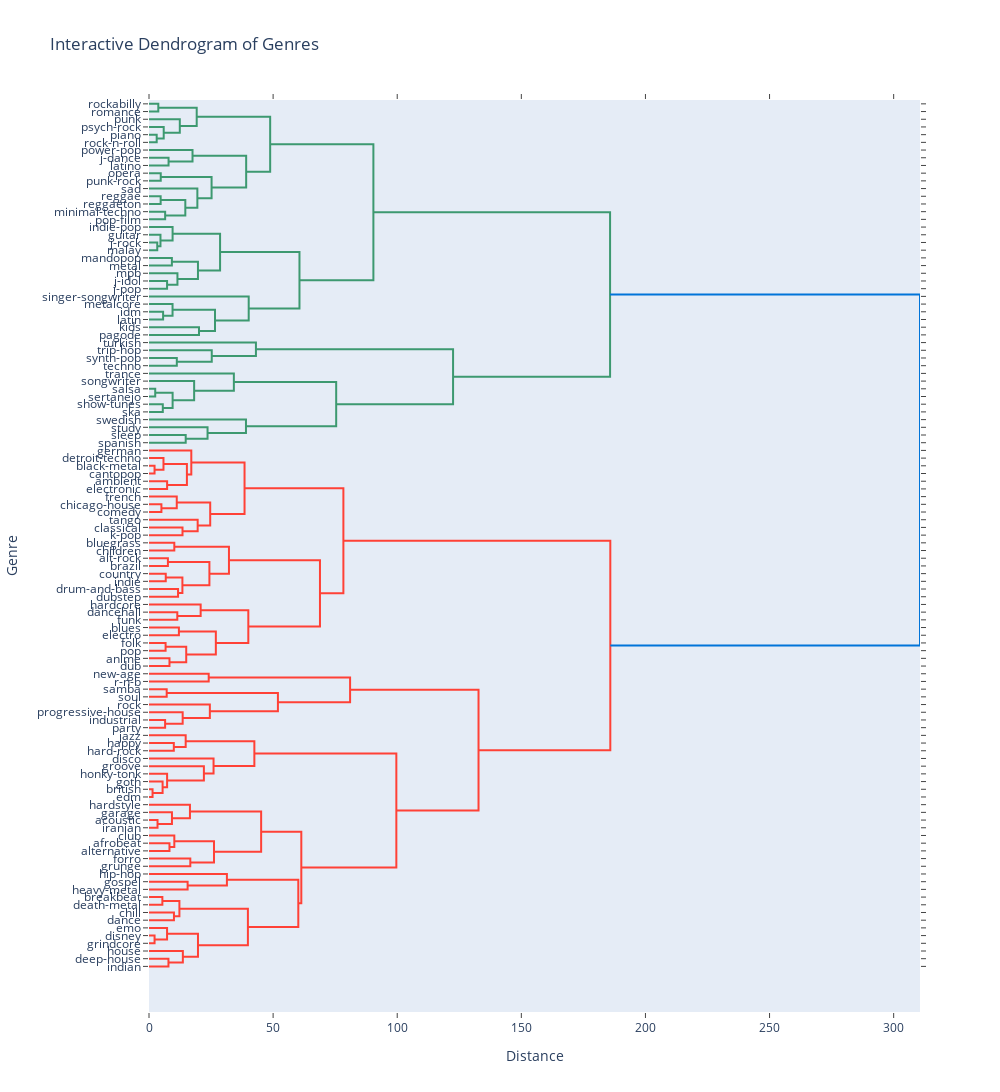

Notebook cell for this chart:
### Code cell
import plotly.figure_factory as ff
from scipy.cluster.hierarchy import linkage, dendrogram
scaled_features = scaled_features.astype('float32')

# Perform hierarchical clustering
Z_genre = linkage(kmeans.cluster_centers_, method='ward')

# Create a dendrogram with Plotly
fig = ff.create_dendrogram(Z_genre, labels=original_df["track_genre"].unique()[:-1], orientation='left')

# Customize the layout for better readability
fig.update_layout(
    width=1000, height=1200,  # Adjust the size based on the number of genres
    title='Interactive Dendrogram of Genres',
    xaxis_title='Distance',
    yaxis_title='Genre'
)

# Display the plot
fig.show()

### Figure 1 — Plotly figure (JSON) as saved in the notebook; plotly's stock layout.template omitted (floating-point values rounded to 4 significant figures)
{"data": [{"hoverinfo": "text", "marker": {"color": "rgb(61,153,112)"}, "mode": "lines", "type": "scatter", "x": [0, 3.745, 3.745, 0], "xaxis": "x", "y": [-5, -5, -15, -15], "yaxis": "y"}, {"hoverinfo": "text", "marker": {"color": "rgb(61,153,112)"}, "mode": "lines", "type": "scatter", "x": [0, 3.097, 3.097, 0], "xaxis": "x", "y": [-45, -45, -55, -55], "yaxis": "y"}, {"hoverinfo": "text", "marker": {"color": "rgb(61,153,112)"}, "mode": "lines", "type": "scatter", "x": [0, 5.927, 5.927, 3.097], "xaxis": "x", "y": [-35, -35, -50, -50], "yaxis": "y"}, {"hoverinfo": "text", "marker": {"color": "rgb(61,153,112)"}, "mode": "lines", "type": "scatter", "x": [0, 12.41, 12.41, 5.927], "xaxis": "x", "y": [-25, -25, -42.5, -42.5], "yaxis": "y"}, {"hoverinfo": "text", "marker": {"color": "rgb(61,153,112)"}, "mode": "lines", "type": "scatter", "x": [3.745, 19.22, 19.22, 12.41], "xaxis": "x", "y": [-10, -10, -33.75, -33.75], "yaxis": "y"}, {"hoverinfo": "text", "marker": {"color": "rgb(61,153,112)"}, "mode": "lines", "type": "scatter", "x": [0, 7.881, 7.881, 0], "xaxis": "x", "y": [-75, -75, -85, -85], "yaxis": "y"}, {"hoverinfo": "text", "marker": {"color": "rgb(61,153,112)"}, "mode": "lines", "type": "scatter", "x": [0, 17.53, 17.53, 7.881], "xaxis": "x", "y": [-65, -65, -80, -80], "yaxis": "y"}, {"hoverinfo": "text", "marker": {"color": "rgb(61,153,112)"}, "mode": "lines", "type": "scatter", "x": [0, 4.731, 4.731, 0], "xaxis": "x", "y": [-95, -95, -105, -105], "yaxis": "y"}, {"hoverinfo": "text", "marker": {"color": "rgb(61,153,112)"}, "mode": "lines", "type": "scatter", "x": [0, 4.692, 4.692, 0], "xaxis": "x", "y": [-125, -125, -135, -135], "yaxis": "y"}, {"hoverinfo": "text", "marker": {"color": "rgb(61,153,112)"}, "mode": "lines", "type": "scatter", "x": [0, 6.507, 6.507, 0], "xaxis": "x", "y": [-145, -145, -155, -155], "yaxis": "y"}, {"hoverinfo": "text", "marker": {"color": "rgb(61,153,112)"}, "mode": "lines", "type": "scatter", "x": [4.692, 14.63, 14.63, 6.507], "xaxis": "x", "y": [-130, -130, -150, -150], "yaxis": "y"}, {"hoverinfo": "text", "marker": {"color": "rgb(61,153,112)"}, "mode": "lines", "type": "scatter", "x": [0, 19.48, 19.48, 14.63], "xaxis": "x", "y": [-115, -115, -140, -140], "yaxis": "y"}, {"hoverinfo": "text", "marker": {"color": "rgb(61,153,112)"}, "mode": "lines", "type": "scatter", "x": [4.731, 25.21, 25.21, 19.48], "xaxis": "x", "y": [-100, -100, -127.5, -127.5], "yaxis": "y"}, {"hoverinfo": "text", "marker": {"color": "rgb(61,153,112)"}, "mode": "lines", "type": "scatter", "x": [17.53, 39.15, 39.15, 25.21], "xaxis": "x", "y": [-72.5, -72.5, -113.8, -113.8], "yaxis": "y"}, {"hoverinfo": "text", "marker": {"color": "rgb(61,153,112)"}, "mode": "lines", "type": "scatter", "x": [19.22, 48.82, 48.82, 39.15], "xaxis": "x", "y": [-21.88, -21.88, -93.12, -93.12], "yaxis": "y"}, {"hoverinfo": "text", "marker": {"color": "rgb(61,153,112)"}, "mode": "lines", "type": "scatter", "x": [0, 3.329, 3.329, 0], "xaxis": "x", "y": [-185, -185, -195, -195], "yaxis": "y"}, {"hoverinfo": "text", "marker": {"color": "rgb(61,153,112)"}, "mode": "lines", "type": "scatter", "x": [0, 4.619, 4.619, 3.329], "xaxis": "x", "y": [-175, -175, -190, -190], "yaxis": "y"}, {"hoverinfo": "text", "marker": {"color": "rgb(61,153,112)"}, "mode": "lines", "type": "scatter", "x": [0, 9.504, 9.504, 4.619], "xaxis": "x", "y": [-165, -165, -182.5, -182.5], "yaxis": "y"}, {"hoverinfo": "text", "marker": {"color": "rgb(61,153,112)"}, "mode": "lines", "type": "scatter", "x": [0, 9.22, 9.22, 0], "xaxis": "x", "y": [-205, -205, -215, -215], "yaxis": "y"}, {"hoverinfo": "text", "marker": {"color": "rgb(61,153,112)"}, "mode": "lines", "type": "scatter", "x": [0, 7.28, 7.28, 0], "xaxis": "x", "y": [-235, -235, -245, -245], "yaxis": "y"}, {"hoverinfo": "text", "marker": {"color": "rgb(61,153,112)"}, "mode": "lines", "type": "scatter", "x": [0, 11.46, 11.46, 7.28], "xaxis": "x", "y": [-225, -225, -240, -240], "yaxis": "y"}, {"hoverinfo": "text", "marker": {"color": "rgb(61,153,112)"}, "mode": "lines", "type": "scatter", "x": [9.22, 19.73, 19.73, 11.46], "xaxis": "x", "y": [-210, -210, -232.5, -232.5], "yaxis": "y"}, {"hoverinfo": "text", "marker": {"color": "rgb(61,153,112)"}, "mode": "lines", "type": "scatter", "x": [9.504, 28.64, 28.64, 19.73], "xaxis": "x", "y": [-173.8, -173.8, -221.2, -221.2], "yaxis": "y"}, {"hoverinfo": "text", "marker": {"color": "rgb(61,153,112)"}, "mode": "lines", "type": "scatter", "x": [0, 5.68, 5.68, 0], "xaxis": "x", "y": [-275, -275, -285, -285], "yaxis": "y"}, {"hoverinfo": "text", "marker": {"color": "rgb(61,153,112)"}, "mode": "lines", "type": "scatter", "x": [0, 9.489, 9.489, 5.68], "xaxis": "x", "y": [-265, -265, -280, -280], "yaxis": "y"}, {"hoverinfo": "text", "marker": {"color": "rgb(61,153,112)"}, "mode": "lines", "type": "scatter", "x": [0, 20.14, 20.14, 0], "xaxis": "x", "y": [-295, -295, -305, -305], "yaxis": "y"}, {"hoverinfo": "text", "marker": {"color": "rgb(61,153,112)"}, "mode": "lines", "type": "scatter", "x": [9.489, 26.59, 26.59, 20.14], "xaxis": "x", "y": [-272.5, -272.5, -300, -300], "yaxis": "y"}, {"hoverinfo": "text", "marker": {"color": "rgb(61,153,112)"}, "mode": "lines", "type": "scatter", "x": [0, 40.17, 40.17, 26.59], "xaxis": "x", "y": [-255, -255, -286.2, -286.2], "yaxis": "y"}, {"hoverinfo": "text", "marker": {"color": "rgb(61,153,112)"}, "mode": "lines", "type": "scatter", "x": [28.64, 60.62, 60.62, 40.17], "xaxis": "x", "y": [-197.5, -197.5, -270.6, -270.6], "yaxis": "y"}, {"hoverinfo": "text", "marker": {"color": "rgb(61,153,112)"}, "mode": "lines", "type": "scatter", "x": [48.82, 90.4, 90.4, 60.62], "xaxis": "x", "y": [-57.5, -57.5, -234.1, -234.1], "yaxis": "y"}, {"hoverinfo": "text", "marker": {"color": "rgb(61,153,112)"}, "mode": "lines", "type": "scatter", "x": [0, 11.21, 11.21, 0], "xaxis": "x", "y": [-335, -335, -345, -345], "yaxis": "y"}, {"hoverinfo": "text", "marker": {"color": "rgb(61,153,112)"}, "mode": "lines", "type": "scatter", "x": [0, 25.28, 25.28, 11.21], "xaxis": "x", "y": [-325, -325, -340, -340], "yaxis": "y"}, {"hoverinfo": "text", "marker": {"color": "rgb(61,153,112)"}, "mode": "lines", "type": "scatter", "x": [0, 43.08, 43.08, 25.28], "xaxis": "x", "y": [-315, -315, -332.5, -332.5], "yaxis": "y"}, {"hoverinfo": "text", "marker": {"color": "rgb(61,153,112)"}, "mode": "lines", "type": "scatter", "x": [0, 2.504, 2.504, 0], "xaxis": "x", "y": [-375, -375, -385, -385], "yaxis": "y"}, {"hoverinfo": "text", "marker": {"color": "rgb(61,153,112)"}, "mode": "lines", "type": "scatter", "x": [0, 5.56, 5.56, 0], "xaxis": "x", "y": [-395, -395, -405, -405], "yaxis": "y"}, {"hoverinfo": "text", "marker": {"color": "rgb(61,153,112)"}, "mode": "lines", "type": "scatter", "x": [2.504, 9.514, 9.514, 5.56], "xaxis": "x", "y": [-380, -380, -400, -400], "yaxis": "y"}, {"hoverinfo": "text", "marker": {"color": "rgb(61,153,112)"}, "mode": "lines", "type": "scatter", "x": [0, 18.18, 18.18, 9.514], "xaxis": "x", "y": [-365, -365, -390, -390], "yaxis": "y"}, {"hoverinfo": "text", "marker": {"color": "rgb(61,153,112)"}, "mode": "lines", "type": "scatter", "x": [0, 34.19, 34.19, 18.18], "xaxis": "x", "y": [-355, -355, -377.5, -377.5], "yaxis": "y"}, {"hoverinfo": "text", "marker": {"color": "rgb(61,153,112)"}, "mode": "lines", "type": "scatter", "x": [0, 14.79, 14.79, 0], "xaxis": "x", "y": [-435, -435, -445, -445], "yaxis": "y"}, {"hoverinfo": "text", "marker": {"color": "rgb(61,153,112)"}, "mode": "lines", "type": "scatter", "x": [0, 23.59, 23.59, 14.79], "xaxis": "x", "y": [-425, -425, -440, -440], "yaxis": "y"}, {"hoverinfo": "text", "marker": {"color": "rgb(61,153,112)"}, "mode": "lines", "type": "scatter", "x": [0, 39.07, 39.07, 23.59], "xaxis": "x", "y": [-415, -415, -432.5, -432.5], "yaxis": "y"}, {"hoverinfo": "text", "marker": {"color": "rgb(61,153,112)"}, "mode": "lines", "type": "scatter", "x": [34.19, 75.41, 75.41, 39.07], "xaxis": "x", "y": [-366.2, -366.2, -423.8, -423.8], "yaxis": "y"}, {"hoverinfo": "text", "marker": {"color": "rgb(61,153,112)"}, "mode": "lines", "type": "scatter", "x": [43.08, 122.5, 122.5, 75.41], "xaxis": "x", "y": [-323.8, -323.8, -395, -395], "yaxis": "y"}, {"hoverinfo": "text", "marker": {"color": "rgb(61,153,112)"}, "mode": "lines", "type": "scatter", "x": [90.4, 185.8, 185.8, 122.5], "xaxis": "x", "y": [-145.8, -145.8, -359.4, -359.4], "yaxis": "y"}, {"hoverinfo": "text", "marker": {"color": "rgb(255,65,54)"}, "mode": "lines", "type": "scatter", "x": [0, 2.236, 2.236, 0], "xaxis": "x", "y": [-475, -475, -485, -485], "yaxis": "y"}, {"hoverinfo": "text", "marker": {"color": "rgb(255,65,54)"}, "mode": "lines", "type": "scatter", "x": [0, 5.835, 5.835, 2.236], "xaxis": "x", "y": [-465, -465, -480, -480], "yaxis": "y"}, {"hoverinfo": "text", "marker": {"color": "rgb(255,65,54)"}, "mode": "lines", "type": "scatter", "x": [0, 7.294, 7.294, 0], "xaxis": "x", "y": [-495, -495, -505, -505], "yaxis": "y"}, {"hoverinfo": "text", "marker": {"color": "rgb(255,65,54)"}, "mode": "lines", "type": "scatter", "x": [5.835, 15.27, 15.27, 7.294], "xaxis": "x", "y": [-472.5, -472.5, -500, -500], "yaxis": "y"}, {"hoverinfo": "text", "marker": {"color": "rgb(255,65,54)"}, "mode": "lines", "type": "scatter", "x": [0, 17.04, 17.04, 15.27], "xaxis": "x", "y": [-455, -455, -486.2, -486.2], "yaxis": "y"}, {"hoverinfo": "text", "marker": {"color": "rgb(255,65,54)"}, "mode": "lines", "type": "scatter", "x": [0, 5.0, 5.0, 0], "xaxis": "x", "y": [-525, -525, -535, -535], "yaxis": "y"}, {"hoverinfo": "text", "marker": {"color": "rgb(255,65,54)"}, "mode": "lines", "type": "scatter", "x": [0, 11.18, 11.18, 5.0], "xaxis": "x", "y": [-515, -515, -530, -530], "yaxis": "y"}, {"hoverinfo": "text", "marker": {"color": "rgb(255,65,54)"}, "mode": "lines", "type": "scatter", "x": [0, 13.5, 13.5, 0], "xaxis": "x", "y": [-555, -555, -565, -565], "yaxis": "y"}, {"hoverinfo": "text", "marker": {"color": "rgb(255,65,54)"}, "mode": "lines", "type": "scatter", "x": [0, 19.61, 19.61, 13.5], "xaxis": "x", "y": [-545, -545, -560, -560], "yaxis": "y"}, {"hoverinfo": "text", "marker": {"color": "rgb(255,65,54)"}, "mode": "lines", "type": "scatter", "x": [11.18, 24.66, 24.66, 19.61], "xaxis": "x", "y": [-522.5, -522.5, -552.5, -552.5], "yaxis": "y"}, {"hoverinfo": "text", "marker": {"color": "rgb(255,65,54)"}, "mode": "lines", "type": "scatter", "x": [17.04, 38.49, 38.49, 24.66], "xaxis": "x", "y": [-470.6, -470.6, -537.5, -537.5], "yaxis": "y"}, {"hoverinfo": "text", "marker": {"color": "rgb(255,65,54)"}, "mode": "lines", "type": "scatter", "x": [0, 10.2, 10.2, 0], "xaxis": "x", "y": [-575, -575, -585, -585], "yaxis": "y"}, {"hoverinfo": "text", "marker": {"color": "rgb(255,65,54)"}, "mode": "lines", "type": "scatter", "x": [0, 7.62, 7.62, 0], "xaxis": "x", "y": [-595, -595, -605, -605], "yaxis": "y"}, {"hoverinfo": "text", "marker": {"color": "rgb(255,65,54)"}, "mode": "lines", "type": "scatter", "x": [0, 6.752, 6.752, 0], "xaxis": "x", "y": [-615, -615, -625, -625], "yaxis": "y"}, {"hoverinfo": "text", "marker": {"color": "rgb(255,65,54)"}, "mode": "lines", "type": "scatter", "x": [0, 11.7, 11.7, 0], "xaxis": "x", "y": [-635, -635, -645, -645], "yaxis": "y"}, {"hoverinfo": "text", "marker": {"color": "rgb(255,65,54)"}, "mode": "lines", "type": "scatter", "x": [6.752, 13.45, 13.45, 11.7], "xaxis": "x", "y": [-620, -620, -640, -640], "yaxis": "y"}, {"hoverinfo": "text", "marker": {"color": "rgb(255,65,54)"}, "mode": "lines", "type": "scatter", "x": [7.62, 24.34, 24.34, 13.45], "xaxis": "x", "y": [-600, -600, -630, -630], "yaxis": "y"}, {"hoverinfo": "text", "marker": {"color": "rgb(255,65,54)"}, "mode": "lines", "type": "scatter", "x": [10.2, 32.21, 32.21, 24.34], "xaxis": "x", "y": [-580, -580, -615, -615], "yaxis": "y"}, {"hoverinfo": "text", "marker": {"color": "rgb(255,65,54)"}, "mode": "lines", "type": "scatter", "x": [0, 11.4, 11.4, 0], "xaxis": "x", "y": [-665, -665, -675, -675], "yaxis": "y"}, {"hoverinfo": "text", "marker": {"color": "rgb(255,65,54)"}, "mode": "lines", "type": "scatter", "x": [0, 20.81, 20.81, 11.4], "xaxis": "x", "y": [-655, -655, -670, -670], "yaxis": "y"}, {"hoverinfo": "text", "marker": {"color": "rgb(255,65,54)"}, "mode": "lines", "type": "scatter", "x": [0, 12.04, 12.04, 0], "xaxis": "x", "y": [-685, -685, -695, -695], "yaxis": "y"}, {"hoverinfo": "text", "marker": {"color": "rgb(255,65,54)"}, "mode": "lines", "type": "scatter", "x": [0, 6.683, 6.683, 0], "xaxis": "x", "y": [-705, -705, -715, -715], "yaxis": "y"}, {"hoverinfo": "text", "marker": {"color": "rgb(255,65,54)"}, "mode": "lines", "type": "scatter", "x": [0, 8.251, 8.251, 0], "xaxis": "x", "y": [-725, -725, -735, -735], "yaxis": "y"}, {"hoverinfo": "text", "marker": {"color": "rgb(255,65,54)"}, "mode": "lines", "type": "scatter", "x": [6.683, 15.0, 15.0, 8.251], "xaxis": "x", "y": [-710, -710, -730, -730], "yaxis": "y"}, {"hoverinfo": "text", "marker": {"color": "rgb(255,65,54)"}, "mode": "lines", "type": "scatter", "x": [12.04, 26.93, 26.93, 15.0], "xaxis": "x", "y": [-690, -690, -720, -720], "yaxis": "y"}, {"hoverinfo": "text", "marker": {"color": "rgb(255,65,54)"}, "mode": "lines", "type": "scatter", "x": [20.81, 40.01, 40.01, 26.93], "xaxis": "x", "y": [-662.5, -662.5, -705, -705], "yaxis": "y"}, {"hoverinfo": "text", "marker": {"color": "rgb(255,65,54)"}, "mode": "lines", "type": "scatter", "x": [32.21, 68.88, 68.88, 40.01], "xaxis": "x", "y": [-597.5, -597.5, -683.8, -683.8], "yaxis": "y"}, {"hoverinfo": "text", "marker": {"color": "rgb(255,65,54)"}, "mode": "lines", "type": "scatter", "x": [38.49, 78.31, 78.31, 68.88], "xaxis": "x", "y": [-504.1, -504.1, -640.6, -640.6], "yaxis": "y"}, {"hoverinfo": "text", "marker": {"color": "rgb(255,65,54)"}, "mode": "lines", "type": "scatter", "x": [0, 24.05, 24.05, 0], "xaxis": "x", "y": [-745, -745, -755, -755], "yaxis": "y"}, {"hoverinfo": "text", "marker": {"color": "rgb(255,65,54)"}, "mode": "lines", "type": "scatter", "x": [0, 7.125, 7.125, 0], "xaxis": "x", "y": [-765, -765, -775, -775], "yaxis": "y"}, {"hoverinfo": "text", "marker": {"color": "rgb(255,65,54)"}, "mode": "lines", "type": "scatter", "x": [0, 6.49, 6.49, 0], "xaxis": "x", "y": [-805, -805, -815, -815], "yaxis": "y"}, {"hoverinfo": "text", "marker": {"color": "rgb(255,65,54)"}, "mode": "lines", "type": "scatter", "x": [0, 13.56, 13.56, 6.49], "xaxis": "x", "y": [-795, -795, -810, -810], "yaxis": "y"}, {"hoverinfo": "text", "marker": {"color": "rgb(255,65,54)"}, "mode": "lines", "type": "scatter", "x": [0, 24.51, 24.51, 13.56], "xaxis": "x", "y": [-785, -785, -802.5, -802.5], "yaxis": "y"}, {"hoverinfo": "text", "marker": {"color": "rgb(255,65,54)"}, "mode": "lines", "type": "scatter", "x": [7.125, 51.94, 51.94, 24.51], "xaxis": "x", "y": [-770, -770, -793.8, -793.8], "yaxis": "y"}, {"hoverinfo": "text", "marker": {"color": "rgb(255,65,54)"}, "mode": "lines", "type": "scatter", "x": [24.05, 81.01, 81.01, 51.94], "xaxis": "x", "y": [-750, -750, -781.9, -781.9], "yaxis": "y"}, {"hoverinfo": "text", "marker": {"color": "rgb(255,65,54)"}, "mode": "lines", "type": "scatter", "x": [0, 10.0, 10.0, 0], "xaxis": "x", "y": [-835, -835, -845, -845], "yaxis": "y"}, {"hoverinfo": "text", "marker": {"color": "rgb(255,65,54)"}, "mode": "lines", "type": "scatter", "x": [0, 14.78, 14.78, 10.0], "xaxis": "x", "y": [-825, -825, -840, -840], "yaxis": "y"}, {"hoverinfo": "text", "marker": {"color": "rgb(255,65,54)"}, "mode": "lines", "type": "scatter", "x": [0, 1.434, 1.434, 0], "xaxis": "x", "y": [-895, -895, -905, -905], "yaxis": "y"}, {"hoverinfo": "text", "marker": {"color": "rgb(255,65,54)"}, "mode": "lines", "type": "scatter", "x": [0, 5.48, 5.48, 1.434], "xaxis": "x", "y": [-885, -885, -900, -900], "yaxis": "y"}, {"hoverinfo": "text", "marker": {"color": "rgb(255,65,54)"}, "mode": "lines", "type": "scatter", "x": [0, 7.291, 7.291, 5.48], "xaxis": "x", "y": [-875, -875, -892.5, -892.5], "yaxis": "y"}, {"hoverinfo": "text", "marker": {"color": "rgb(255,65,54)"}, "mode": "lines", "type": "scatter", "x": [0, 22.11, 22.11, 7.291], "xaxis": "x", "y": [-865, -865, -883.8, -883.8], "yaxis": "y"}, {"hoverinfo": "text", "marker": {"color": "rgb(255,65,54)"}, "mode": "lines", "type": "scatter", "x": [0, 26.0, 26.0, 22.11], "xaxis": "x", "y": [-855, -855, -874.4, -874.4], "yaxis": "y"}, {"hoverinfo": "text", "marker": {"color": "rgb(255,65,54)"}, "mode": "lines", "type": "scatter", "x": [14.78, 42.45, 42.45, 26.0], "xaxis": "x", "y": [-832.5, -832.5, -864.7, -864.7], "yaxis": "y"}, {"hoverinfo": "text", "marker": {"color": "rgb(255,65,54)"}, "mode": "lines", "type": "scatter", "x": [0, 3.435, 3.435, 0], "xaxis": "x", "y": [-935, -935, -945, -945], "yaxis": "y"}, {"hoverinfo": "text", "marker": {"color": "rgb(255,65,54)"}, "mode": "lines", "type": "scatter", "x": [0, 9.246, 9.246, 3.435], "xaxis": "x", "y": [-925, -925, -940, -940], "yaxis": "y"}, {"hoverinfo": "text", "marker": {"color": "rgb(255,65,54)"}, "mode": "lines", "type": "scatter", "x": [0, 16.5, 16.5, 9.246], "xaxis": "x", "y": [-915, -915, -932.5, -932.5], "yaxis": "y"}, {"hoverinfo": "text", "marker": {"color": "rgb(255,65,54)"}, "mode": "lines", "type": "scatter", "x": [0, 8.246, 8.246, 0], "xaxis": "x", "y": [-965, -965, -975, -975], "yaxis": "y"}, {"hoverinfo": "text", "marker": {"color": "rgb(255,65,54)"}, "mode": "lines", "type": "scatter", "x": [0, 10.2, 10.2, 8.246], "xaxis": "x", "y": [-955, -955, -970, -970], "yaxis": "y"}, {"hoverinfo": "text", "marker": {"color": "rgb(255,65,54)"}, "mode": "lines", "type": "scatter", "x": [0, 16.64, 16.64, 0], "xaxis": "x", "y": [-985, -985, -995, -995], "yaxis": "y"}, {"hoverinfo": "text", "marker": {"color": "rgb(255,65,54)"}, "mode": "lines", "type": "scatter", "x": [10.2, 26.18, 26.18, 16.64], "xaxis": "x", "y": [-962.5, -962.5, -990, -990], "yaxis": "y"}, {"hoverinfo": "text", "marker": {"color": "rgb(255,65,54)"}, "mode": "lines", "type": "scatter", "x": [16.5, 45.18, 45.18, 26.18], "xaxis": "x", "y": [-923.8, -923.8, -976.2, -976.2], "yaxis": "y"}, {"hoverinfo": "text", "marker": {"color": "rgb(255,65,54)"}, "mode": "lines", "type": "scatter", "x": [0, 15.56, 15.56, 0], "xaxis": "x", "y": [-1015, -1015, -1025, -1025], "yaxis": "y"}, {"hoverinfo": "text", "marker": {"color": "rgb(255,65,54)"}, "mode": "lines", "type": "scatter", "x": [0, 31.39, 31.39, 15.56], "xaxis": "x", "y": [-1005, -1005, -1020, -1020], "yaxis": "y"}, {"hoverinfo": "text", "marker": {"color": "rgb(255,65,54)"}, "mode": "lines", "type": "scatter", "x": [0, 5.388, 5.388, 0], "xaxis": "x", "y": [-1035, -1035, -1045, -1045], "yaxis": "y"}, {"hoverinfo": "text", "marker": {"color": "rgb(255,65,54)"}, "mode": "lines", "type": "scatter", "x": [0, 10.05, 10.05, 0], "xaxis": "x", "y": [-1055, -1055, -1065, -1065], "yaxis": "y"}, {"hoverinfo": "text", "marker": {"color": "rgb(255,65,54)"}, "mode": "lines", "type": "scatter", "x": [5.388, 12.25, 12.25, 10.05], "xaxis": "x", "y": [-1040, -1040, -1060, -1060], "yaxis": "y"}, {"hoverinfo": "text", "marker": {"color": "rgb(255,65,54)"}, "mode": "lines", "type": "scatter", "x": [0, 2.246, 2.246, 0], "xaxis": "x", "y": [-1085, -1085, -1095, -1095], "yaxis": "y"}, {"hoverinfo": "text", "marker": {"color": "rgb(255,65,54)"}, "mode": "lines", "type": "scatter", "x": [0, 7.28, 7.28, 2.246], "xaxis": "x", "y": [-1075, -1075, -1090, -1090], "yaxis": "y"}, {"hoverinfo": "text", "marker": {"color": "rgb(255,65,54)"}, "mode": "lines", "type": "scatter", "x": [0, 7.837, 7.837, 0], "xaxis": "x", "y": [-1115, -1115, -1125, -1125], "yaxis": "y"}, {"hoverinfo": "text", "marker": {"color": "rgb(255,65,54)"}, "mode": "lines", "type": "scatter", "x": [0, 13.64, 13.64, 7.837], "xaxis": "x", "y": [-1105, -1105, -1120, -1120], "yaxis": "y"}, {"hoverinfo": "text", "marker": {"color": "rgb(255,65,54)"}, "mode": "lines", "type": "scatter", "x": [7.28, 19.73, 19.73, 13.64], "xaxis": "x", "y": [-1082.0, -1082.0, -1112.0, -1112.0], "yaxis": "y"}, {"hoverinfo": "text", "marker": {"color": "rgb(255,65,54)"}, "mode": "lines", "type": "scatter", "x": [12.25, 39.84, 39.84, 19.73], "xaxis": "x", "y": [-1050, -1050, -1098.0, -1098.0], "yaxis": "y"}, {"hoverinfo": "text", "marker": {"color": "rgb(255,65,54)"}, "mode": "lines", "type": "scatter", "x": [31.39, 60.15, 60.15, 39.84], "xaxis": "x", "y": [-1012.0, -1012.0, -1074.0, -1074.0], "yaxis": "y"}, {"hoverinfo": "text", "marker": {"color": "rgb(255,65,54)"}, "mode": "lines", "type": "scatter", "x": [45.18, 61.36, 61.36, 60.15], "xaxis": "x", "y": [-950, -950, -1043.0, -1043.0], "yaxis": "y"}, {"hoverinfo": "text", "marker": {"color": "rgb(255,65,54)"}, "mode": "lines", "type": "scatter", "x": [42.45, 99.64, 99.64, 61.36], "xaxis": "x", "y": [-848.6, -848.6, -996.6, -996.6], "yaxis": "y"}, {"hoverinfo": "text", "marker": {"color": "rgb(255,65,54)"}, "mode": "lines", "type": "scatter", "x": [81.01, 132.8, 132.8, 99.64], "xaxis": "x", "y": [-765.9, -765.9, -922.6, -922.6], "yaxis": "y"}, {"hoverinfo": "text", "marker": {"color": "rgb(255,65,54)"}, "mode": "lines", "type": "scatter", "x": [78.31, 185.8, 185.8, 132.8], "xaxis": "x", "y": [-572.3, -572.3, -844.3, -844.3], "yaxis": "y"}, {"hoverinfo": "text", "marker": {"color": "rgb(0,116,217)"}, "mode": "lines", "type": "scatter", "x": [185.8, 310.6, 310.6, 185.8], "xaxis": "x", "y": [-252.6, -252.6, -708.3, -708.3], "yaxis": "y"}], "layout": {"autosize": false, "height": 1200, "hovermode": "closest", "showlegend": false, "title": {"text": "Interactive Dendrogram of Genres"}, "width": 1000, "xaxis": {"mirror": "allticks", "rangemode": "tozero", "showgrid": false, "showline": true, "showticklabels": true, "ticks": "outside", "title": {"text": "Distance"}, "type": "linear", "zeroline": false}, "yaxis": {"mirror": "allticks", "rangemode": "tozero", "showgrid": false, "showline": true, "showticklabels": true, "tickmode": "array", "ticks": "outside", "ticktext": ["rockabilly", "romance", "punk", "psych-rock", "piano", "rock-n-roll", "power-pop", "j-dance", "latino", "opera", "punk-rock", "sad", "reggae", "reggaeton", "minimal-techno", "pop-film", "indie-pop", "guitar", "j-rock", "malay", "mandopop", "metal", "mpb", "j-idol", "j-pop", "singer-songwriter", "metalcore", "idm", "latin", "kids", "pagode", "turkish", "trip-hop", "synth-pop", "techno", "trance", "songwriter", "salsa", "sertanejo", "show-tunes", "ska", "swedish", "study", "sleep", "spanish", "german", "detroit-techno", "black-metal", "cantopop", "ambient", "electronic", "french", "chicago-house", "comedy", "tango", "classical", "k-pop", "bluegrass", "children", "alt-rock", "brazil", "country", "indie", "drum-and-bass", "dubstep", "hardcore", "dancehall", "funk", "blues", "electro", "folk", "pop", "anime", "dub", "new-age", "r-n-b", "samba", "soul", "rock", "progressive-house", "industrial", "party", "jazz", "happy", "hard-rock", "disco", "groove", "honky-tonk", "goth", "british", "edm", "hardstyle", "garage", "acoustic", "iranian", "club", "afrobeat", "alternative", "forro", "grunge", "hip-hop", "gospel", "heavy-metal", "breakbeat", "death-metal", "chill", "dance", "emo", "disney", "grindcore", "house", "deep-house", "indian"], "tickvals": [-5, -15, -25, -35, -45, -55, -65, -75, -85, -95, -105, -115, -125, -135, -145, -155, -165, -175, -185, -195, -205, -215, -225, -235, -245, -255, -265, -275, -285, -295, -305, -315, -325, -335, -345, -355, -365, -375, -385, -395, -405, -415, -425, -435, -445, -455, -465, -475, -485, -495, -505, -515, -525, -535, -545, -555, -565, -575, -585, -595, -605, -615, -625, -635, -645, -655, -665, -675, -685, -695, -705, -715, -725, -735, -745, -755, -765, -775, -785, -795, -805, -815, -825, -835, -845, -855, -865, -875, -885, -895, -905, -915, -925, -935, -945, -955, -965, -975, -985, -995, -1005, -1015, -1025, -1035, -1045, -1055, -1065, -1075, -1085, -1095, -1105, -1115, -1125], "title": {"text": "Genre"}, "type": "linear", "zeroline": false}}}
